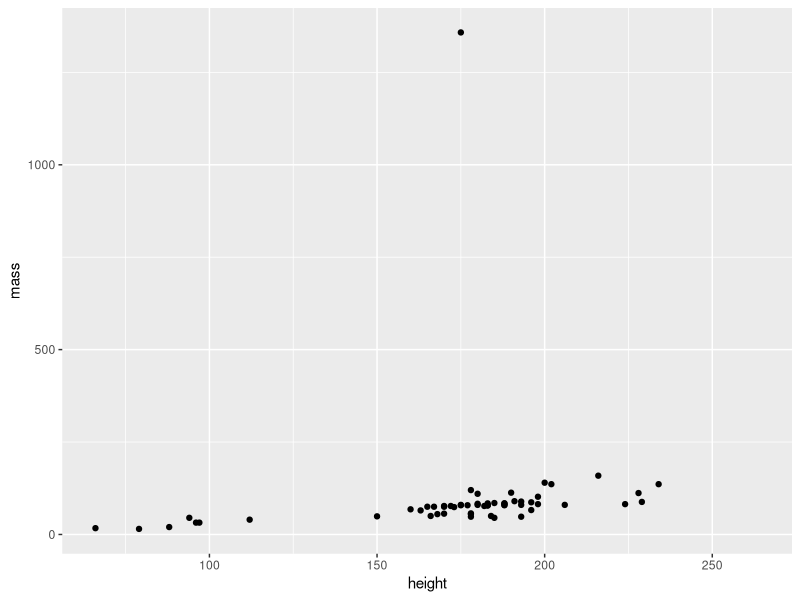
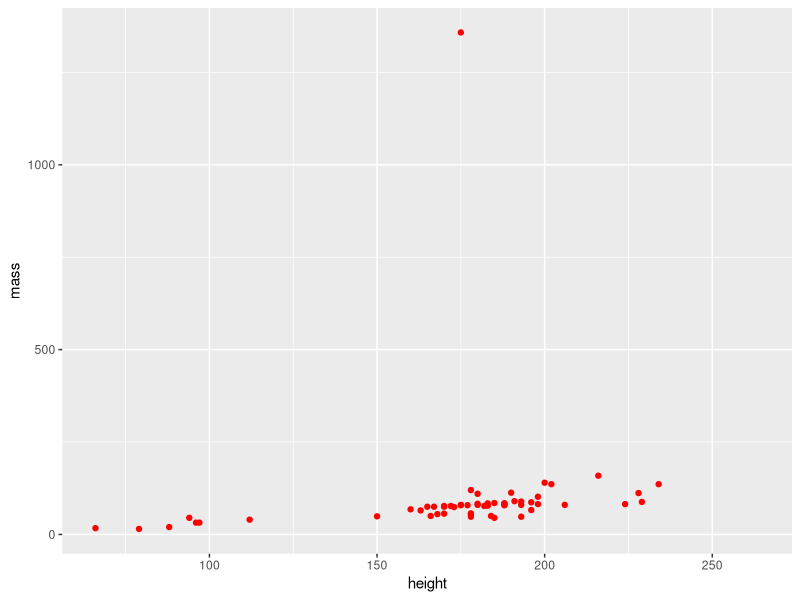
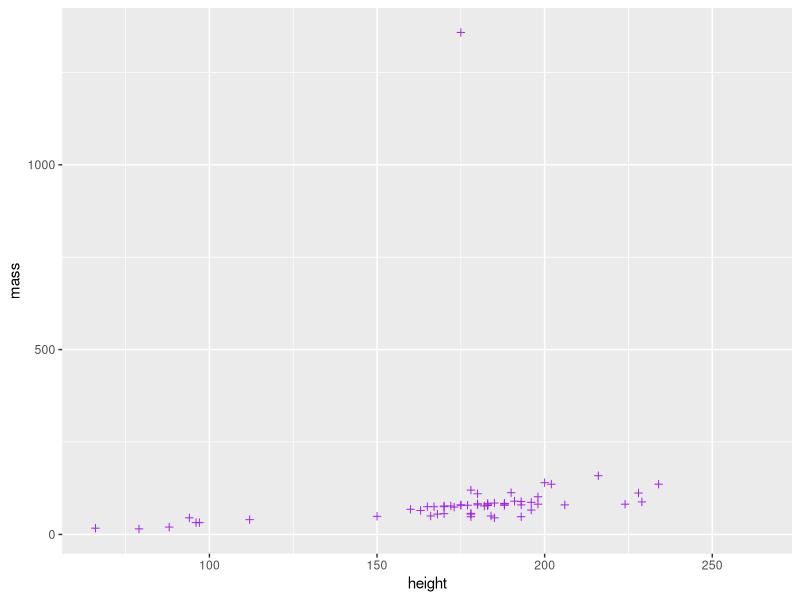
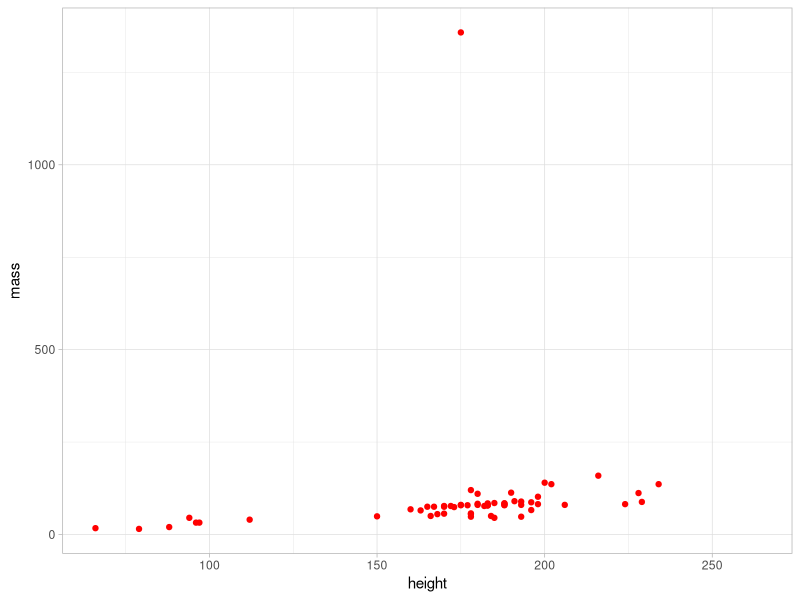
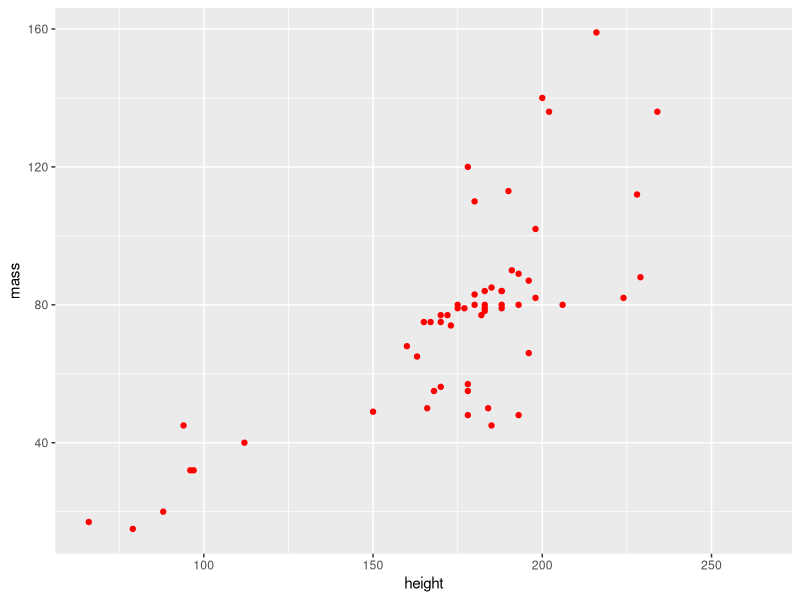

These charts were generated, in order, by the following R code: (Note: this script raises an error after producing the figures.)
library(tidyverse)
data("starwars")
# Lo primero que vamos a realizaar va ser seleccionar todas la columna menos la del nombre.
starwars %>% select(-name)
# Ahora solo vamos a seleccionar las que están subrayadas.
starwars %>% select(contains("_"))
# Ahora vamos a hacer lo mismo pero solo con las columnas que emiezan con la s
starwars %>% select(starts_with("s"))
# Ahora vamos a crear un data frame con lo nombres y planetas de los personajes de sw.
homeworld <- starwars %>% select(name,homeworld)
# Vamos a filtrar por la especie para que sea solo humano.
human <- starwars %>% filter(species == "Human")
#Después de filtrar or humano ahora vamos a filtrar por humanos de un planeta en específico.
starwars %>% filter(species == "Human", homeworld == "Tatooine")
#Por último vamos a crear un nuevo dataframe con todas las especies menos droides.
starwars_nodroids <- starwars %>% filter(species != "Droid")
# Vamos a agrupar y seleccionar datos a continuación.
starwars %>% group_by(species) %>% tally()
# así aparecerán todas las especies
print(starwars %>% group_by(species) %>% tally(),n=38)
#Añadiremos otra variable.
starwars %>% group_by(species, gender) %>% tally()
#Hago lo mismo para que se vean todas las lineas.
print(starwars %>% group_by(species, gender) %>% tally(),n=42)
#Tambien lo podemos guardar en un dataframe utilizando <-
table_gender <- starwars %>% group_by(species, gender) %>% tally()
#Vamos a clacular la media.
starwars %>% group_by(species) %>% summarise(mean_height = mean(height, na.rm = T),mean_mass = mean(mass,na.rm = T))
#en el siguiente comando vamos a calcular la desviación estandar.
starwars %>% group_by(species) %>% summarise(sd_height = sd(height, na.rm = T),sd_mass = sd(mass,na.rm = T))
#Realizaremos un plot(gráfico) de masa/altura
ggplot(starwars, aes(height, mass)) + geom_point()
#ahora modificamos el color 
ggplot(starwars, aes(height, mass)) + geom_point(colour = "red")
#ahora el tamaño del punto
ggplot(starwars, aes(height, mass)) + geom_point(colour = "purple", pch = 3)
#ahora modifico el color y el fondo.
ggplot(starwars, aes(height, mass)) + geom_point(colour = "red") + theme_light()
starwarswthJabba <- starwars %>% filter (name != "Jabba Desilijic Tiure")
ggplot(starwarswthJabba, aes(height, mass)) + geom_point(colour = "red")
#ahora voy a descargar el toy que lo he importado de la carpeta como ruta de acceso.
#voy a crear un data con cada sexo
toymujer<- toy %>% filter (Sex != "Men")
toyhombre<- toy %>% filter (Sex != "Women")
#calculo los valores medio hombre
toyhombre %>% group_by(Sex) %>%
  summarise(
    mean_Height = mean(Height_cm, na.rm = T),
    mean_Weight = mean(Weight_Kg,na.rm = T),
    mean_IMC = mean(IMC,na.rm = T),
    mean_IAS = mean(IAS, na.rm = T),
    mean_Ccintura = mean(Ccintura, na.rm =T)
  )
#calculo valores medios mujer
toymujer %>% group_by(Sex) %>%
  summarise(
    mean_Height = mean(Height_cm, na.rm = T),
    mean_Weight = mean(Weight_Kg,na.rm = T),
    mean_IMC = mean(IMC,na.rm = T),
    mean_IAS = mean(IAS, na.rm = T),
    mean_Ccintura = mean(Ccintura, na.rm =T)
  )
#La tabla ya la he creado es toymujer.
#voy a calcular las mujeres con sobrepeso.
toymujerobesas<- toymujer %>% filter (IMC_clas != "Normal")
toymujerobesas1<- toymujerobesas %>% filter (IMC_clas != "Obesity")
#voy a crear el plot
ggplot(toy, aes(IMC,Weight_Kg)) + geom_point(colour = "orange") + theme_light()
#voy a repetir con elpeso
toygordo<- toy %>% filter (IMC_clas != "Normal")
ggplot(toygordo, aes(IMC,Weight_Kg)) + geom_point(colour = "black",pch =7) 
